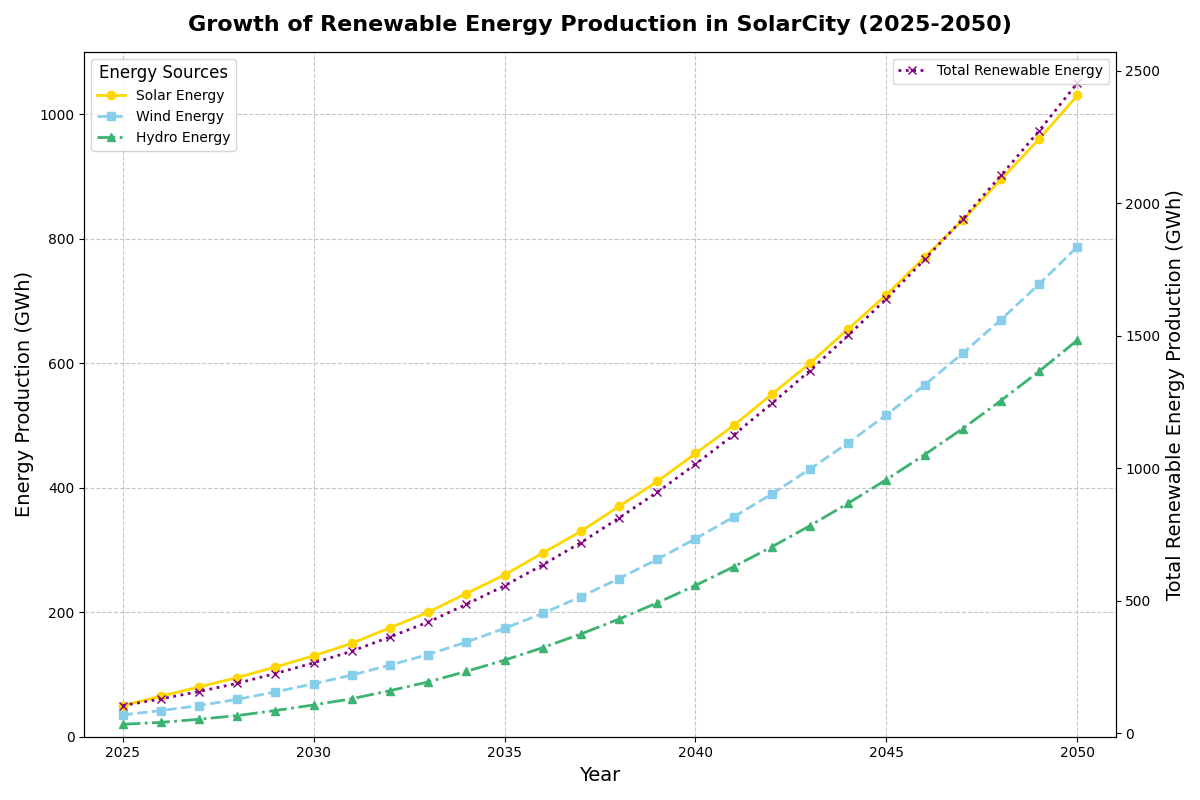

Write the Python code that produced this figure.
import matplotlib.pyplot as plt
import numpy as np

# Backstory: Tracking the rise of renewable energy production in a futuristic city, SolarCity, from 2025 to 2050
# The data reflects the growth in gigawatt-hours (GWh) for three main renewable energy sources: Solar, Wind, and Hydro

# Define the time points (years)
years = np.arange(2025, 2051)

# Define energy production data for each renewable source
solar_energy = np.array([50, 65, 80, 95, 112, 130, 150, 175, 200, 230, 260, 295, 330, 370, 410, 455, 500, 550, 600, 655, 710, 770, 830, 895, 960, 1030])
wind_energy = np.array([35, 42, 50, 60, 72, 85, 99, 115, 132, 152, 174, 198, 225, 254, 285, 318, 353, 390, 430, 472, 517, 565, 616, 670, 727, 787])
hydro_energy = np.array([20, 23, 28, 34, 42, 51, 61, 74, 88, 105, 123, 143, 165, 189, 215, 243, 273, 305, 339, 375, 413, 453, 495, 540, 587, 637])

# Create the figure and subplots
fig, ax1 = plt.subplots(figsize=(12, 8))

# Plot the line chart for each energy source
ax1.plot(years, solar_energy, label='Solar Energy', marker='o', linestyle='-', linewidth=2, color='gold')
ax1.plot(years, wind_energy, label='Wind Energy', marker='s', linestyle='--', linewidth=2, color='skyblue')
ax1.plot(years, hydro_energy, label='Hydro Energy', marker='^', linestyle='-.', linewidth=2, color='mediumseagreen')

# Add titles and labels
ax1.set_title('Growth of Renewable Energy Production in SolarCity (2025-2050)', fontsize=16, fontweight='bold', pad=15)
ax1.set_xlabel('Year', fontsize=14)
ax1.set_ylabel('Energy Production (GWh)', fontsize=14)
ax1.grid(True, linestyle='--', alpha=0.7)

# Set axis limits
ax1.set_xlim(2024, 2051)
ax1.set_ylim(0, 1100)

# Add a legend
ax1.legend(title='Energy Sources', title_fontsize=12, fontsize=10, loc='upper left')

# Introduce a secondary subplot - predicting total renewable energy production
total_energy = solar_energy + wind_energy + hydro_energy

# Create a secondary y-axis
ax2 = ax1.twinx()
ax2.plot(years, total_energy, label='Total Renewable Energy', color='purple', linestyle=':', linewidth=2, marker='x')

# Add secondary y-axis label
ax2.set_ylabel('Total Renewable Energy Production (GWh)', fontsize=14)
ax2.legend(loc='upper right', fontsize=10)

# Adjust layout to avoid overlap
plt.tight_layout()

# Display the plot
plt.show()
